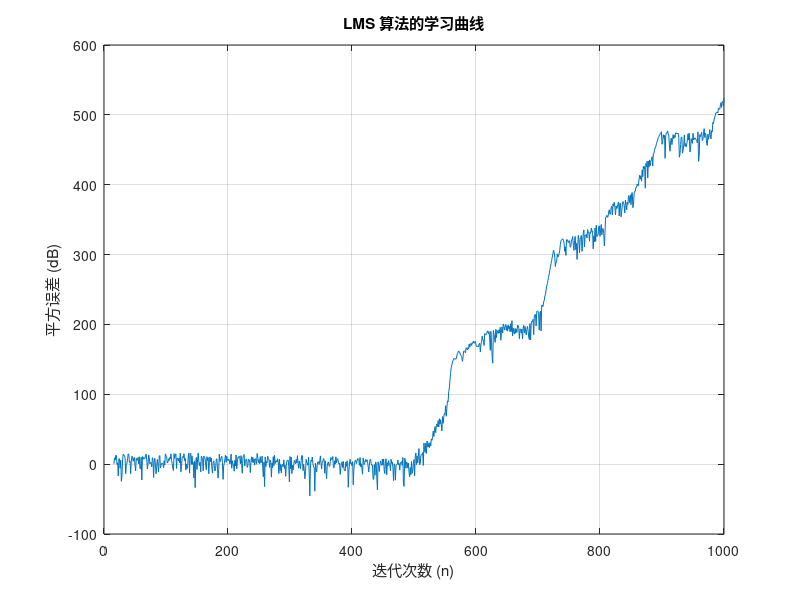
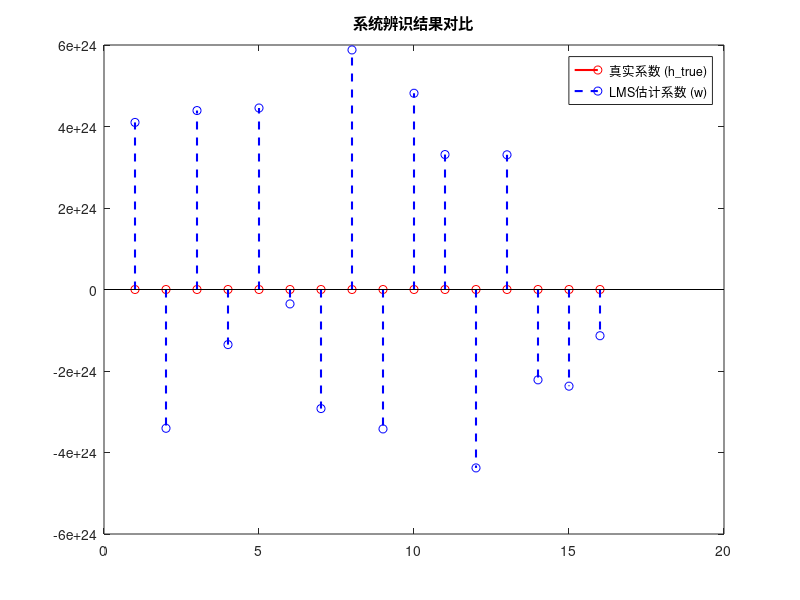
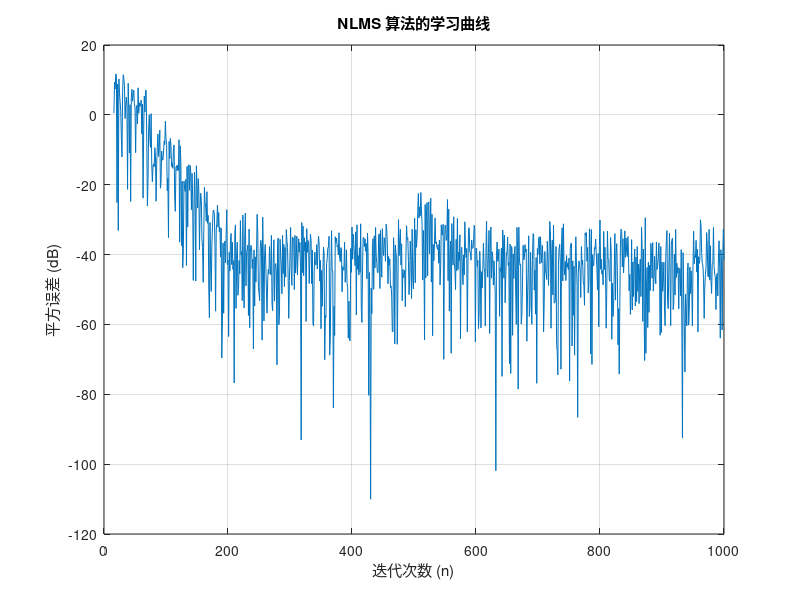
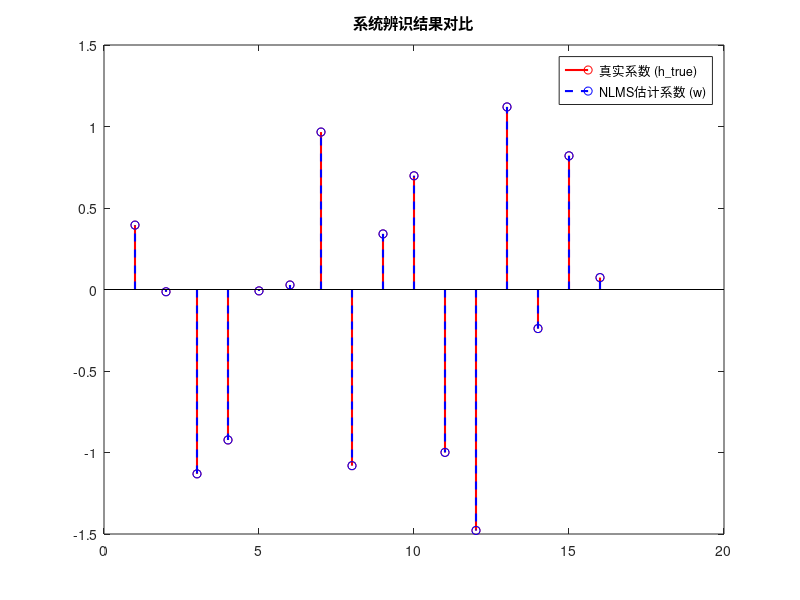

MATLAB code for these plots, in order:
clc;
clear;
close;

N = 1000;
M = 16;
mu = 0.001;

%产生信号
x1 = randn(N/2,1);
x2 = 10*randn(N/2,1);
x = [x1;x2];%添加信号突变

% x = 10*randn(N,1);%激励信号，高斯白噪声
h_true = randn(M,1);%未知系统的真值(目标预测的系数)
d = filter(h_true,1,x) + 0.01*randn(N,1);%期望信号 = 真实输出 + 观测噪声

%初始化
w = zeros(M,1);
e = zeros(N,1);
y = zeros(N,1);%输出记录

%LMS循环
for n = M : N 
    %提取输入向量
    x_n = x(n:-1:n-M+1);

    %计算输出
    for i = 1:M
        y(n) = y(n)+w(i)*x_n(i);
    end
    %计算误差
    
    e(n) = d(n) - y(n);
    %更新权重
    w = w + 2*mu*e(n)*x_n;


end

figure;
plot(10*log10(e.^2)); % 转化为 dB 尺度
grid on;
title('LMS 算法的学习曲线');
xlabel('迭代次数 (n)');
ylabel('平方误差 (dB)');

figure;
stem(h_true, 'r', 'LineWidth', 1.5); hold on;
stem(w, 'b--', 'LineWidth', 1.5);
legend('真实系数 (h\_true)', 'LMS估计系数 (w)');
title('系统辨识结果对比');


w = zeros(M,1);
e = zeros(N,1);
y = zeros(N,1);%输出记录

%NLMS
mu = 0.5;
eps_val = 1e-10;
for n = M : N 
    %提取输入向量
    x_n = x(n:-1:n-M+1);

    %计算输出
    for i = 1:M
        y(n) = y(n)+w(i)*x_n(i);
    end
    %计算误差
    e(n) = d(n) - y(n);
    %更新权重
    norm_x = x_n'*x_n;
    w = w + (mu/(norm_x + eps_val))*e(n)*x_n;
end

figure;
plot(10*log10(e.^2)); % 转化为 dB 尺度
grid on;
title('NLMS 算法的学习曲线');
xlabel('迭代次数 (n)');
ylabel('平方误差 (dB)');

figure;
stem(h_true, 'r', 'LineWidth', 1.5); hold on;
stem(w, 'b--', 'LineWidth', 1.5);
legend('真实系数 (h\_true)', 'NLMS估计系数 (w)');
title('系统辨识结果对比');
